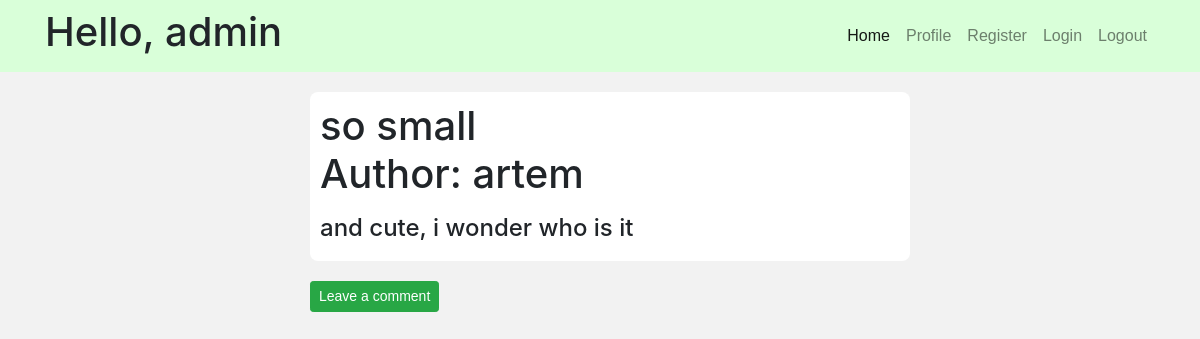
The app's page /post/5 (signed in), older data.
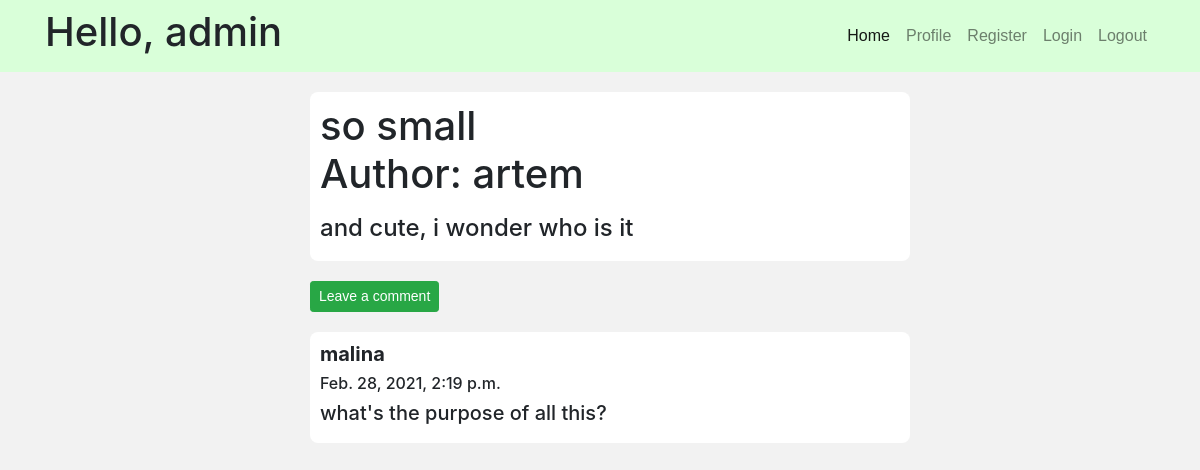
The same page, newer data.
### BlogApp/models.py (models this page shows, shortened)
class Comment(models.Model):
    author = models.ForeignKey(Guest, on_delete=models.CASCADE)
    text = models.TextField()
    publication_date = models.DateTimeField(auto_now_add=True, null=True)
    post = models.ForeignKey(Post, on_delete=models.CASCADE)

class Guest(models.Model):
    user = models.OneToOneField(User, null=True, blank=True, on_delete=models.CASCADE)
    name = models.CharField(max_length=200, null=True)  # should be unique
    date_created = models.DateTimeField(auto_now_add=True, null=True)
    email = models.EmailField(default='example@blog.com')  # can't be change by user
    phone = models.IntegerField(blank=True, default=111111)
    profile_picture = models.ImageField(null=True, blank=True, default='profile.png')
    skype = models.CharField(max_length=50, null=True, blank=True)
    def __str__(self):
        return self.name

### BlogApp/views.py (the view)
# urls.py: path('post/<str:pk>', views.post_page, name='post'),
@login_required(login_url='Blog:login')
def post_page(request, pk):
    post = Post.objects.get(id=pk)
    comments = Comment.objects.filter(post=post)
    context = {'post': post, 'comments': comments}
    return render(request, 'Blog/post.html', context)

### templates/Blog/post.html
{% extends 'Blog/base.html' %}
{% block content %}
<div class="post">
  <h1><span>{{ post.name }} <p>Author: {{ post.user }}</p> </span></h1>
  <h4>{{ post.text }}</h4>
</div>
    {% if request.user|stringformat:'s' != post.user|stringformat:'s' %}
      <a href="{% url 'Blog:create_comment' post.id %}" class="btn btn-sm btn-success"
          style="margin-left: 10px; display: inline-block;">Leave a comment</a>
    {% endif %}
    {% for comment in comments %}
    <div class="post" style="margin-bottom: 0">
        <h5 id="name">{{comment.author}}</h5>
        <h6>{{comment.publication_date}}</h6>
        <h5>{{comment.text}}</h5>
    </div>
    {% endfor %}
{% endblock %}

Row changes from the older to the newer data that the page shows:
added Comment: author "malina", publication_date "Feb. 28, 2021, 2:19 p.m.", text "what's the purpose of all this?"
